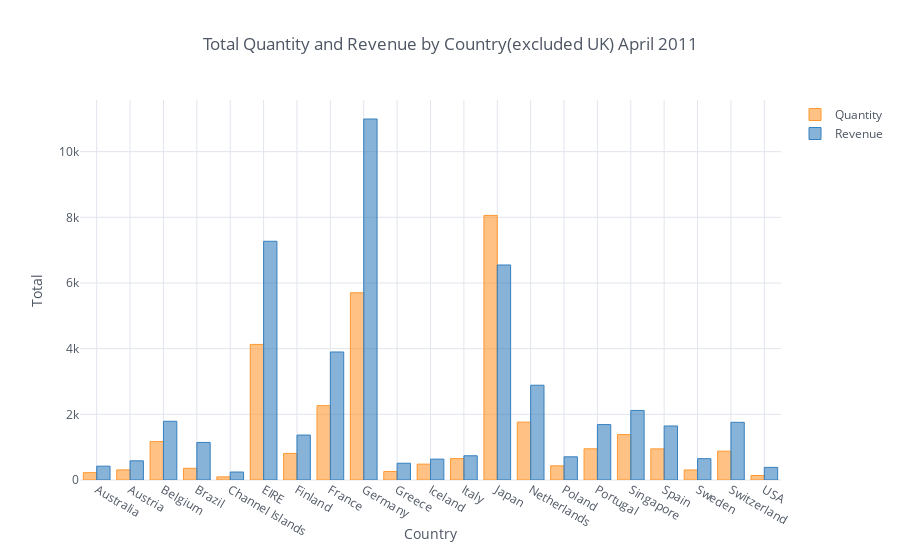

Notebook cell for this chart:
### Code cell
data1.iplot(kind='bar', x='Country', xTitle='Country',
           yTitle='Total', title='Total Quantity and Revenue by Country(excluded UK) April 2011')

### Figure 1 — Plotly figure (JSON) as saved in the notebook; plotly's stock layout.template omitted (floating-point values rounded to 4 significant figures)
{"data": [{"marker": {"color": "rgba(255, 153, 51, 0.6)", "line": {"color": "rgba(255, 153, 51, 1.0)", "width": 1}}, "name": "Quantity", "orientation": "v", "text": "", "type": "bar", "uid": "8efd40fc-c36f-4c83-a5fd-42265bb8837e", "x": ["Australia", "Austria", "Belgium", "Brazil", "Channel Islands", "EIRE", "Finland", "France", "Germany", "Greece", "Iceland", "Italy", "Japan", "Netherlands", "Poland", "Portugal", "Singapore", "Spain", "Sweden", "Switzerland", "USA"], "y": [224, 308, 1170, 356, 96, 4129, 810, 2265, 5702, 260, 483, 653, 8058, 1762, 432, 951, 1384, 948, 306, 878, 137]}, {"marker": {"color": "rgba(55, 128, 191, 0.6)", "line": {"color": "rgba(55, 128, 191, 1.0)", "width": 1}}, "name": "Revenue", "orientation": "v", "text": "", "type": "bar", "uid": "68de68f6-3425-4627-a174-0295127df914", "x": ["Australia", "Austria", "Belgium", "Brazil", "Channel Islands", "EIRE", "Finland", "France", "Germany", "Greece", "Iceland", "Italy", "Japan", "Netherlands", "Poland", "Portugal", "Singapore", "Spain", "Sweden", "Switzerland", "USA"], "y": [421.6, 584.8, 1788.0, 1144.0, 243.0, 7270.0, 1369.0, 3899.0, 10990.0, 509.7, 636.2, 737.8, 6549.0, 2887.0, 705.8, 1688.0, 2119.0, 1646.0, 649.1, 1757.0, 383.9]}], "layout": {"legend": {"bgcolor": "#FFFFFF", "font": {"color": "#4D5663"}}, "paper_bgcolor": "#FFFFFF", "plot_bgcolor": "#FFFFFF", "title": {"font": {"color": "#4D5663"}, "text": "Total Quantity and Revenue by Country(excluded UK) April 2011"}, "xaxis": {"gridcolor": "#E1E5ED", "showgrid": true, "tickfont": {"color": "#4D5663"}, "title": {"font": {"color": "#4D5663"}, "text": "Country"}, "zerolinecolor": "#E1E5ED"}, "yaxis": {"gridcolor": "#E1E5ED", "showgrid": true, "tickfont": {"color": "#4D5663"}, "title": {"font": {"color": "#4D5663"}, "text": "Total"}, "zerolinecolor": "#E1E5ED"}}}
